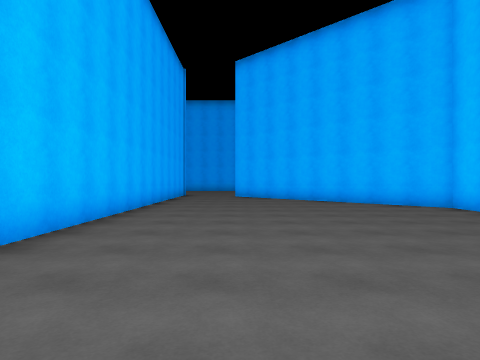
view 1 (above)

24 first-person views from a walk through a scene from a Unity 3-D project. The camera is 1.4 m above the floor, looks level and sees 75° across. The floor is counted in squares, 2 m on a side. Each view is taken from the middle of a square. On the plan, view 1 faces up. The plan holds only what a view shows up to about 10 squares ahead; the rest is blank. The place goes on beyond the plan. The player character is not drawn.

view 2
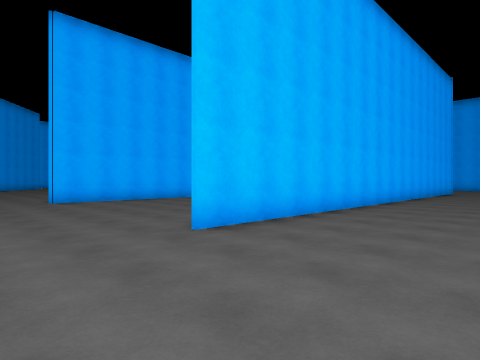

view 3
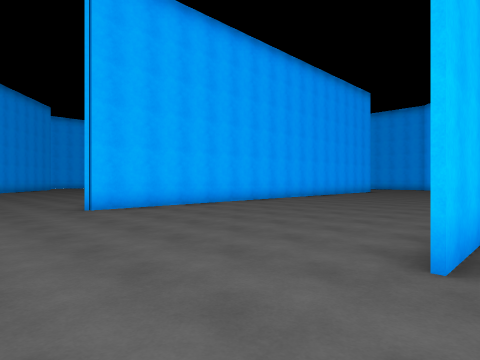

view 4
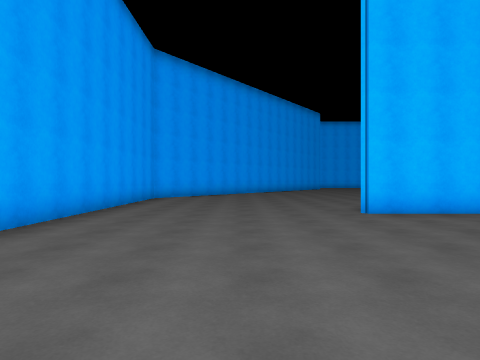

view 5
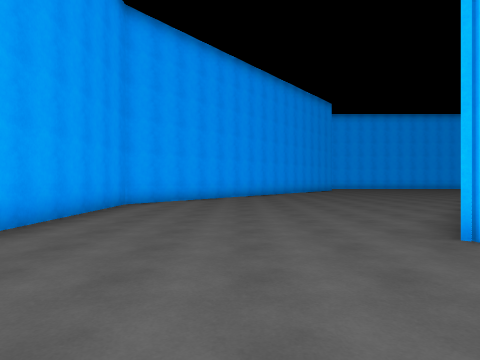

view 6
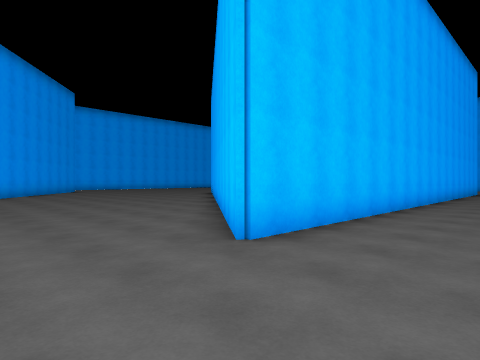

view 7
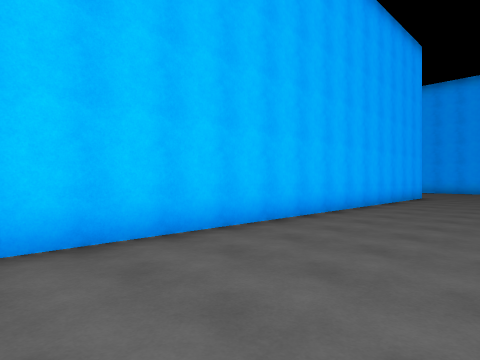

view 8
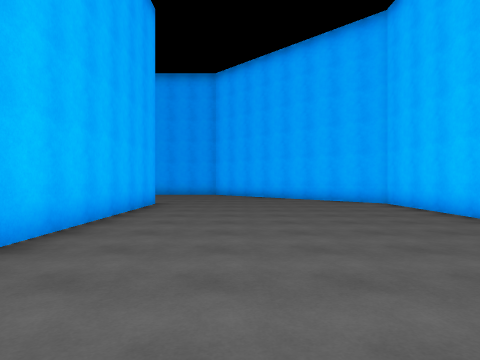

view 9
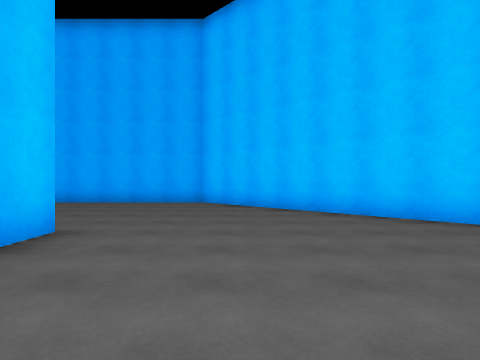

view 10
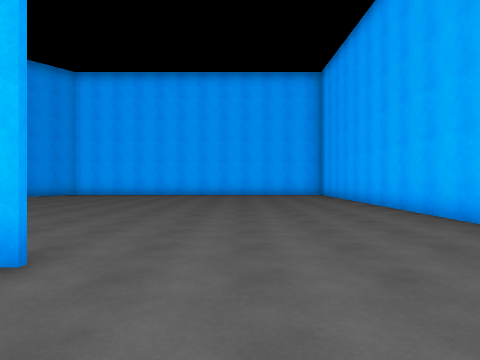

view 11
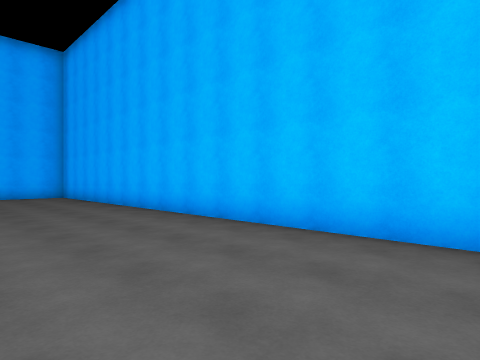

view 12
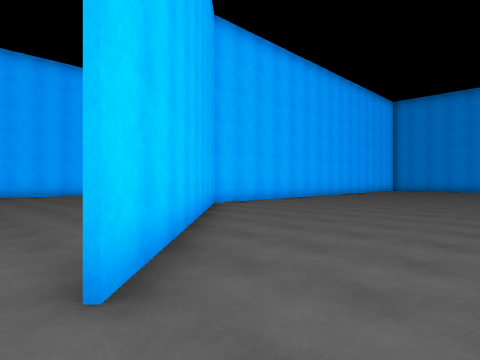

view 13
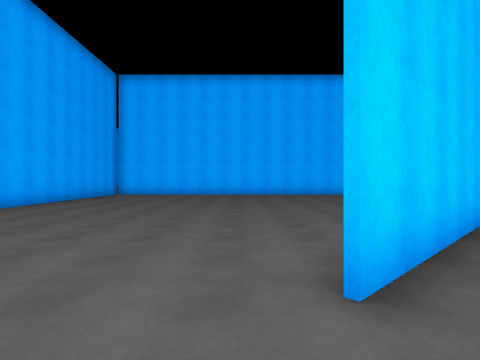

view 14
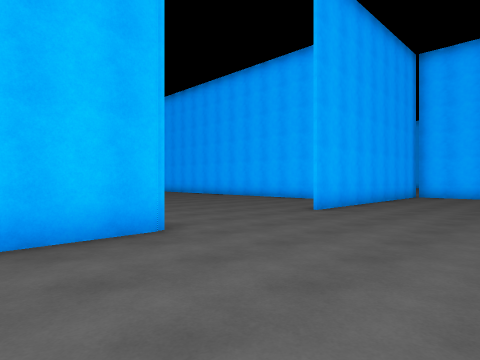

view 15
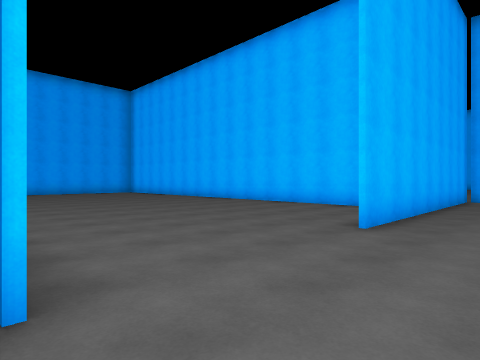

view 16
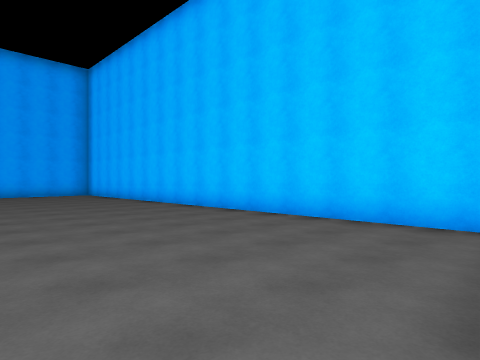

view 17
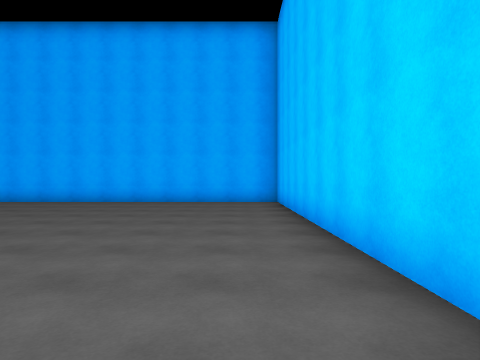

view 18
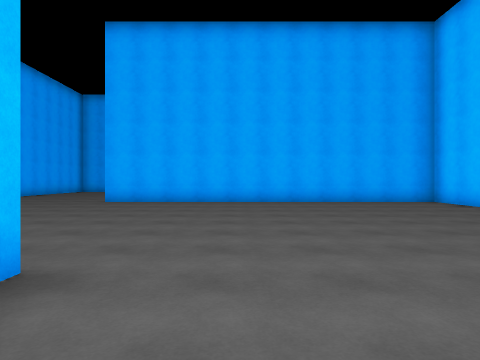

view 19
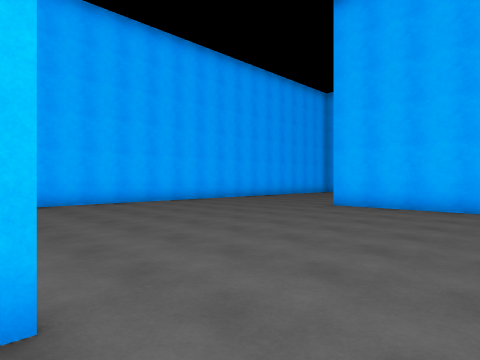

view 20
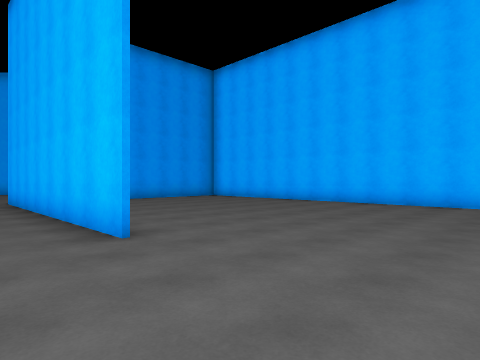

view 21
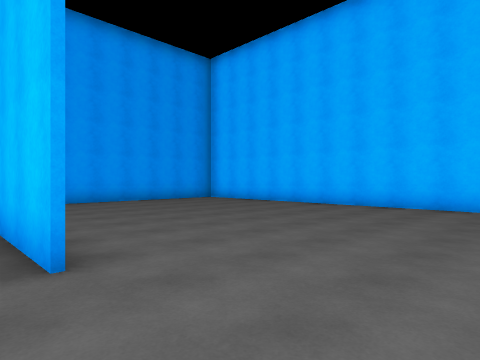

view 22
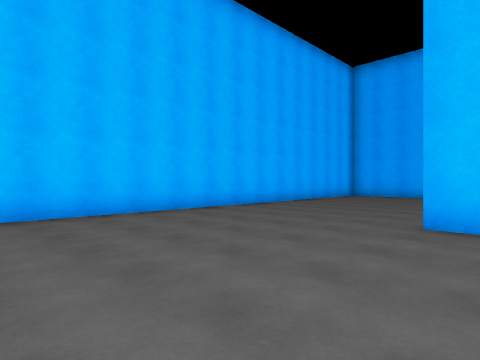

view 23
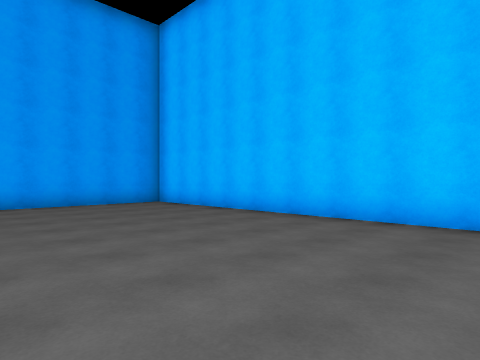

view 24
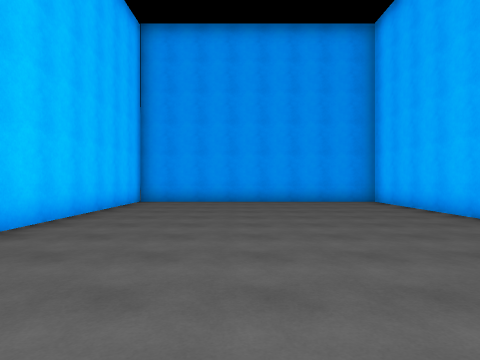

### Floor plan
Points are (right, up) in squares from view 1. A wall is a line through its corners. A room is listed if a view was taken in it or the views show most of it. See-through windows are left out.
Room 1 (views 1, 2, 3, 4, 5, 6, 7, 8, 9, 10, 11)
walls: (-2.5, 10) (-2.5, -1.4); (-2.6, 10.6) (-2.6, 14.3) (-8.2, 19.8) (-18.4, 19.8); (-9.5, 14.2) (-9.5, -1.5) (-14.2, 2.2); (5.3, 6.9) (5.3, 7.8) (-0.3, 13.4); (-16, -6.4) (-15, -7.3) (-7.2, -7.3)
ways out: opening at (-1.5, 13) to room 2
Room 2 (views 12, 13, 14, 15, 16, 17, 18, 19, 20, 21, 22, 23, 24)
walls: (1.2, 19.8) (1.2, 25.9); (1.3, 27.4) (1.3, 19.8) (-0.5, 19.8); (9.2, 20.6) (9.2, 35) (-1.4, 35); (9.5, 19.8) (5.4, 19.8); (-6.3, 37.9) (-6.3, 19.9) (-0.9, 19.9)
ways out: opening at (-1.5, 13) to room 1

Positions as (right, up) in squares from view 1, and headings:
1: (0, 0), facing up
2: (1, -4), facing up-left
3: (-2, -4), facing up-left
4: (-3, -4), facing left
5: (-6, -4), facing left
6: (-7, -4), facing up-left
7: (-6, 1), facing up-left
8: (-7, 5), facing up
9: (-7, 10), facing up
10: (-7, 16), facing left
11: (-8, 16), facing up-left
12: (-2, 14), facing down-right
13: (-2, 14), facing right
14: (-1, 16), facing up-right
15: (1, 18), facing up-right
16: (4, 20), facing up-right
17: (8, 25), facing up
18: (3, 25), facing up
19: (3, 27), facing up-left
20: (3, 31), facing down-left
21: (2, 30), facing down-left
22: (0, 30), facing up-left
23: (-1, 29), facing down-left
24: (-2, 30), facing down
